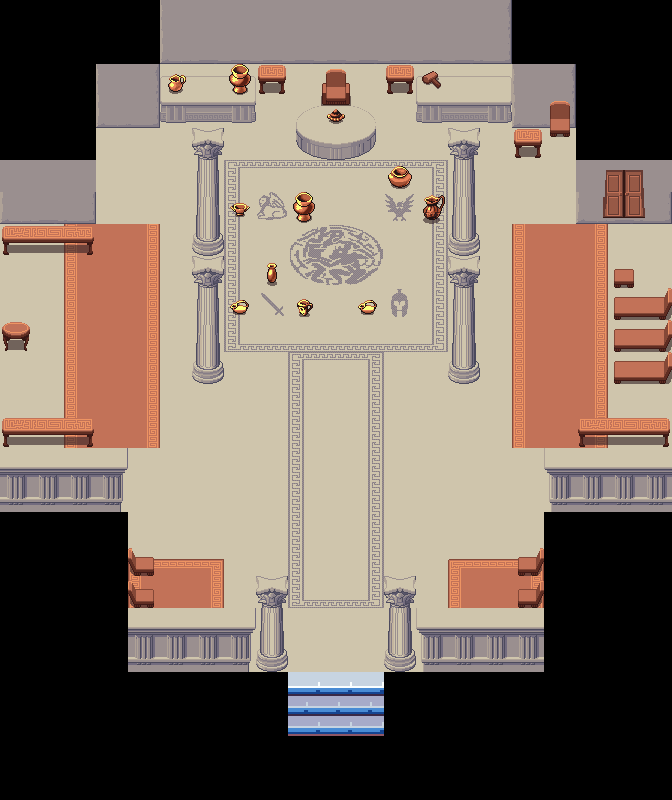

Tiled map render using the project's own tile images. Description and the map definition, with tile-layer contents summarised, below:
An orthogonal 21x25 tile map with 32x32 px tiles, 5 tile layers (Suelo, Paredes, estructuras, estructurasDelante, ...), 2 tilesets and 46 objects.

<map version="1.10" tiledversion="1.12.2" orientation="orthogonal" renderorder="right-down" width="21" height="25" tilewidth="32" tileheight="32" infinite="0" nextlayerid="11" nextobjectid="53">
 <editorsettings>
  <export target="../mapasJson/TemploGrecia.tmj" format="json" />
 </editorsettings>
 <tileset firstgid="1" source="../../tilesets/ancient_greeks_tileset/LPC_Ancient_Greece_Architecture.tsx" />
 <tileset firstgid="401" source="../../tilesets/ancient_greeks_tileset/ancientGreekBuilding.tsx" />
 <layer id="1" name="Suelo" width="21" height="25">
  <data>[525 cells, 363 non-empty, 19 distinct tile ids]</data>
 </layer>
 <layer id="2" name="Paredes" width="21" height="25">
  <data>[525 cells, 122 non-empty, 20 distinct tile ids]</data>
 </layer>
 <layer id="4" name="estructuras" width="21" height="25">
  <data>[525 cells, 62 non-empty, 26 distinct tile ids]</data>
 </layer>
 <layer id="6" name="estructurasDelante" width="21" height="25">
  <data>[525 cells, 16 non-empty, 3 distinct tile ids]</data>
 </layer>
 <layer id="5" name="Decoraciones" width="21" height="25">
  <data>[525 cells, 35 non-empty, 25 distinct tile ids]</data>
 </layer>
 <objectgroup id="7" name="Colisiones">
  <object id="1" x="159.667" y="75.6667" width="94.3333" height="52" />
  <object id="2" x="296.667" y="107.333" width="79" height="51.3333">
   <capsule />
  </object>
  <object id="3" x="322.5" y="68.375" width="29" height="37" />
  <object id="4" x="257.5" y="65" width="30.5" height="29.125" />
  <object id="5" x="386.375" y="66.75" width="25.625" height="26.375" />
  <object id="6" x="415.875" y="64.1023" width="95.5" height="57.1477" />
  <object id="7" x="514.75" y="128.125" width="25.5" height="29.25" />
  <object id="8" x="548.375" y="102.75" width="23.75" height="33.75" />
  <object id="9" x="160.5" y="0.25" width="350.25" height="62" />
  <object id="10" x="96.25" y="63.75" width="62.5" height="63.5" />
  <object id="11" x="0.25" y="-1.25" width="95.8438" height="226.167" />
  <object id="12" x="95" y="-1.5" width="66.5" height="64.5" />
  <object id="14" x="1.81818" y="223.58" width="94.179" height="32.4205" />
  <object id="15" x="3.45455" y="322.545" width="25.4545" height="28.5455" />
  <object id="16" x="3.45455" y="419.091" width="90.5455" height="26.3636" />
  <object id="17" x="-1.27273" y="449.273" width="129.273" height="62.9091" />
  <object id="18" x="191.455" y="351.849" width="34" height="31.2424" />
  <object id="20" x="448.364" y="351.273" width="31.0909" height="31.6364" />
  <object id="21" x="448" y="224.122" width="32.1818" height="30.4242" />
  <object id="22" x="192.727" y="223.909" width="30.1818" height="29.9091" />
  <object id="23" x="614" y="270.182" width="21.4545" height="15.8182" />
  <object id="24" x="614.182" y="297.455" width="56.9091" height="84.9091" />
  <object id="26" x="544" y="446.75" width="128.25" height="65.75" />
  <object id="28" x="543.75" y="506" width="136" height="165.75" />
  <object id="29" x="518" y="588" width="23.5" height="18.75" />
  <object id="30" x="518.25" y="554.75" width="25.25" height="19.5" />
  <object id="31" x="416.5" y="608.25" width="129.5" height="64.75" />
  <object id="32" x="385.25" y="640.5" width="30.75" height="31" />
  <object id="33" x="257" y="640.917" width="31.25" height="32.3333" />
  <object id="34" x="125.25" y="607" width="134.5" height="63.5" />
  <object id="35" x="124.25" y="584.75" width="32.75" height="21.25" />
  <object id="36" x="125.5" y="549.5" width="29.75" height="26.75" />
  <object id="37" x="511.333" y="63" width="63.6667" height="63" />
  <object id="38" x="510" y="0.333333" width="183.667" height="61.3333" />
  <object id="39" x="575" y="48.6667" width="98.6667" height="174.333" />
  <object id="40" x="-5.66667" y="505" width="133.333" height="300.333" />
  <object id="41" x="125" y="670.333" width="163.333" height="132.333" />
  <object id="42" x="288.333" y="733.667" width="96" height="69.3333" />
  <object id="43" x="384.333" y="672" width="287.333" height="130.667" />
  <object id="44" x="671.75" y="223" width="95" height="376.5" />
  <object id="45" x="-140.667" y="162.667" width="140" height="409.333" />
  <object id="46" x="930.667" y="348" height="2.66667" />
  <object id="52" x="345" y="416" width="15" height="59.5" />
 </objectgroup>
 <objectgroup id="8" name="Transiciones">
  <object id="47" x="288.667" y="703" width="95" height="31.6667">
   <properties>
    <property name="MapaDestino" value="/Maps/mapasJson/AncientGreek.tmj" />
    <property name="SpawnX" type="float" value="1048" />
    <property name="SpawnY" type="float" value="430" />
   </properties>
  </object>
  <object id="50" x="601.417" y="216.583" width="41.75" height="12.9167">
   <properties>
    <property name="Dialogo" value="puertaTemploInterior" />
    <property name="MapaDestino" value="/Maps/mapasJson/fragtemp1.tmj" />
    <property name="Requisito" value="llave_templo" />
    <property name="SpawnX" type="float" value="100" />
    <property name="SpawnY" type="float" value="430" />
   </properties>
  </object>
 </objectgroup>
 <objectgroup id="10" name="Acertijo">
  <object id="51" x="317.273" y="159.636" width="35.8182" height="13.4545">
   <properties>
    <property name="Accion" value="resolverAcertijoTemplo" />
    <property name="Cantidad" type="float" value="4" />
    <property name="Codigo" value="2231" />
    <property name="Etiquetas" value="Leon, Aguila, Espada, Casco" />
    <property name="Tipo" value="acertijo" />
    <property name="Titulo" value="TEMPLO DE CHRONOS" />
   </properties>
  </object>
 </objectgroup>
</map>
